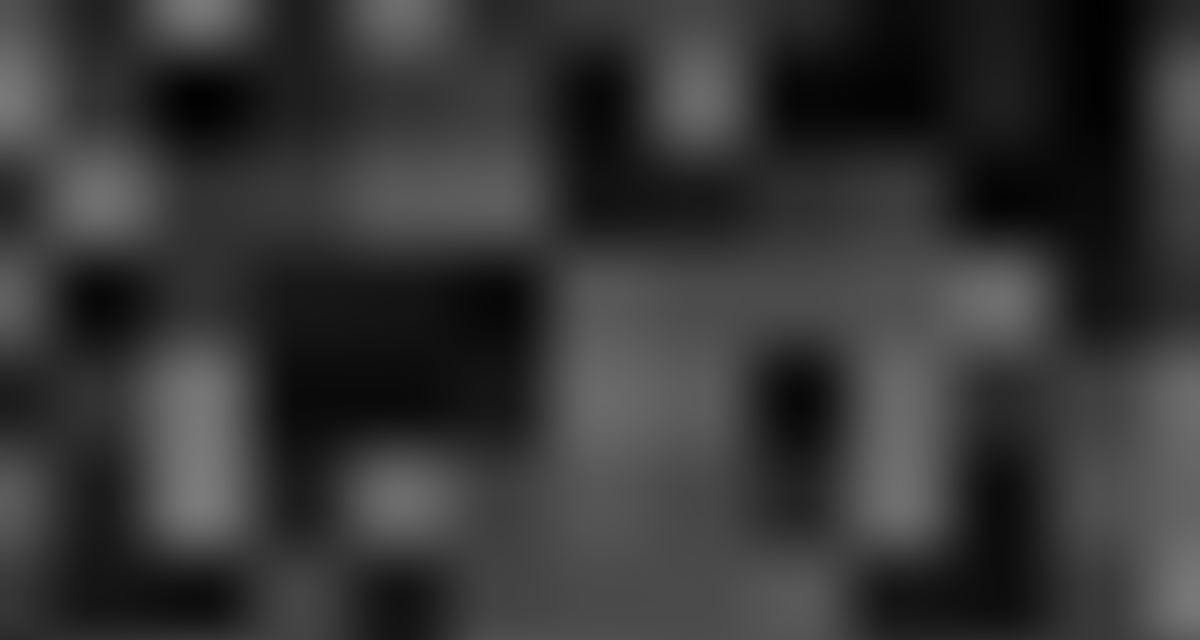
Frame 1 (no input)
Frame 60 (the mouse pressed at the canvas centre just before this capture): identical to frame 1, image omitted
Frame 120 (the mouse held since frame 60 and released just before this capture): identical to frame 1, image omitted

The Processing sketch that drew this single still picture (run headless with seeded random() and noise(); from frame 60 on, the mouse is pressed at the canvas centre):

// Processing sketch: random_pixels
// ── random_pixels.pde
float increment = 0.01;

void setup() {
  size(1200, 640);
  //fullScreen();
}

void draw() {
  
  loadPixels();

  float xoff = 0.0; // Start xoff at 0
  float detail = map(mouseX, 0, width, 0.1, 0.6);
  noiseDetail(1,0.1);
  
  // For every x,y coordinate in a 2D space, calculate a noise value and produce a brightness value
  for (int x = 0; x < width; x++) {
    xoff += increment;   // Increment xoff 
    float yoff = 0.0;   // For every xoff, start yoff at 0
    
    for (int y = 0; y < height; y++) {
      yoff += increment; // Increment yoff
      
      // Calculate noise and scale by 255
      float bright = noise(xoff, yoff) * 255;

      // Try using this line instead
      //float bright = random(0,255);
      
      // Set each pixel onscreen to a grayscale value
      pixels[x+y*width] = color(bright);
    }
  }
  
  updatePixels();
}
